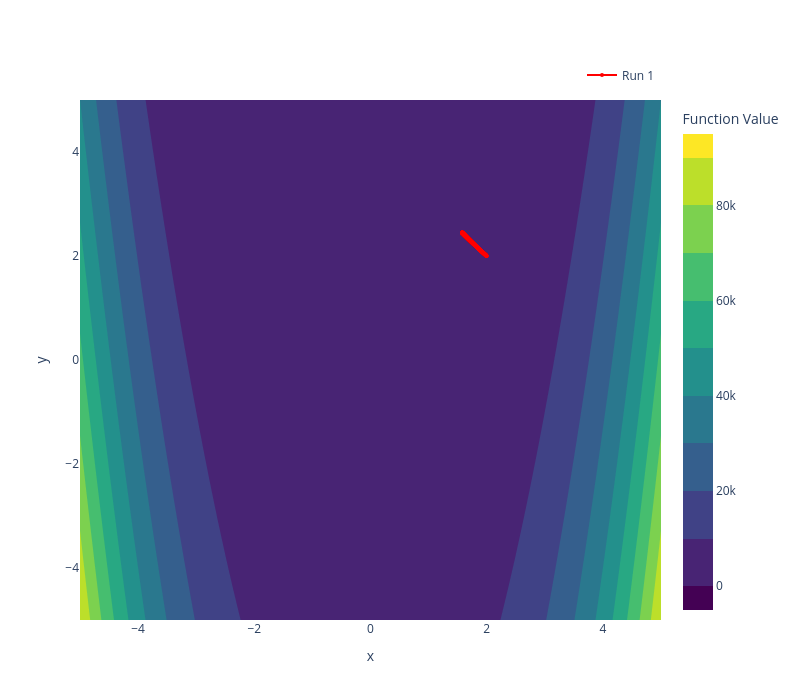

The notebook cell saved with this chart:
### Code cell
plot_contour_and_paths(rosenbrock, [positions_momentum_rosenbrock])

### Figure 1 — Plotly figure (JSON) as saved in the notebook; plotly's stock layout.template omitted (floating-point values rounded to 4 significant figures; data arrays with more than 128 entries replaced by an {"elided": "..."} marker saying what was removed)
{"data": [{"colorbar": {"title": {"text": "Function Value"}}, "colorscale": [[0, "#440154"], [0.1111, "#482878"], [0.2222, "#3e4989"], [0.3333, "#31688e"], [0.4444, "#26828e"], [0.5556, "#1f9e89"], [0.6667, "#35b779"], [0.7778, "#6ece58"], [0.8889, "#b5de2b"], [1, "#fde725"]], "contours": {"showlines": false}, "type": "contour", "x": {"elided": "200 float values"}, "y": {"elided": "200 float values"}, "z": {"elided": "200x200 float values"}}, {"line": {"color": "red", "width": 2}, "marker": {"size": 4}, "mode": "lines+markers", "name": "Run 1", "showlegend": true, "type": "scatter", "x": {"elided": "1000 float values"}, "y": {"elided": "1000 float values"}}], "layout": {"height": 700, "legend": {"orientation": "h", "x": 1, "xanchor": "right", "y": 1.02, "yanchor": "bottom"}, "title": {"text": ""}, "width": 800, "xaxis": {"title": {"text": "x"}}, "yaxis": {"title": {"text": "y"}}}}
